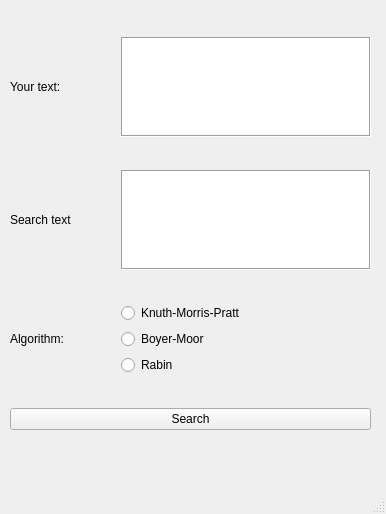
<?xml version="1.0" encoding="UTF-8"?>
<ui version="4.0">
 <class>MainWindow</class>
 <widget class="QMainWindow" name="MainWindow">
  <property name="geometry">
   <rect>
    <x>0</x>
    <y>0</y>
    <width>386</width>
    <height>514</height>
   </rect>
  </property>
  <property name="windowTitle">
   <string>MainWindow</string>
  </property>
  <widget class="QWidget" name="centralwidget">
   <widget class="QWidget" name="layoutWidget">
    <property name="geometry">
     <rect>
      <x>10</x>
      <y>10</y>
      <width>361</width>
      <height>451</height>
     </rect>
    </property>
    <layout class="QVBoxLayout" name="verticalLayout_2">
     <item>
      <layout class="QHBoxLayout" name="horizontalLayout_2">
       <item>
        <widget class="QLabel" name="label_2">
         <property name="minimumSize">
          <size>
           <width>0</width>
           <height>100</height>
          </size>
         </property>
         <property name="maximumSize">
          <size>
           <width>16777215</width>
           <height>100</height>
          </size>
         </property>
         <property name="font">
          <font>
           <pointsize>9</pointsize>
          </font>
         </property>
         <property name="text">
          <string>Your text:</string>
         </property>
        </widget>
       </item>
       <item>
        <widget class="QTextEdit" name="userText">
         <property name="minimumSize">
          <size>
           <width>250</width>
           <height>100</height>
          </size>
         </property>
         <property name="maximumSize">
          <size>
           <width>250</width>
           <height>100</height>
          </size>
         </property>
         <property name="font">
          <font>
           <pointsize>9</pointsize>
          </font>
         </property>
         <property name="locale">
          <locale language="Russian" country="Russia"/>
         </property>
         <property name="frameShape">
          <enum>QFrame::Box</enum>
         </property>
         <property name="html">
          <string>&lt;!DOCTYPE HTML PUBLIC &quot;-//W3C//DTD HTML 4.0//EN&quot; &quot;http://www.w3.org/TR/REC-html40/strict.dtd&quot;&gt;
&lt;html&gt;&lt;head&gt;&lt;meta name=&quot;qrichtext&quot; content=&quot;1&quot; /&gt;&lt;style type=&quot;text/css&quot;&gt;
p, li { white-space: pre-wrap; }
&lt;/style&gt;&lt;/head&gt;&lt;body style=&quot; font-family:'MS Shell Dlg 2'; font-size:9pt; font-weight:400; font-style:normal;&quot;&gt;
&lt;p style=&quot;-qt-paragraph-type:empty; margin-top:0px; margin-bottom:0px; margin-left:0px; margin-right:0px; -qt-block-indent:0; text-indent:0px; font-size:7.8pt;&quot;&gt;&lt;br /&gt;&lt;/p&gt;&lt;/body&gt;&lt;/html&gt;</string>
         </property>
        </widget>
       </item>
      </layout>
     </item>
     <item>
      <layout class="QHBoxLayout" name="horizontalLayout_3">
       <item>
        <widget class="QLabel" name="label_3">
         <property name="minimumSize">
          <size>
           <width>0</width>
           <height>100</height>
          </size>
         </property>
         <property name="maximumSize">
          <size>
           <width>16777215</width>
           <height>100</height>
          </size>
         </property>
         <property name="font">
          <font>
           <pointsize>9</pointsize>
          </font>
         </property>
         <property name="text">
          <string>Search text</string>
         </property>
        </widget>
       </item>
       <item>
        <widget class="QTextEdit" name="searchText">
         <property name="minimumSize">
          <size>
           <width>250</width>
           <height>100</height>
          </size>
         </property>
         <property name="maximumSize">
          <size>
           <width>250</width>
           <height>100</height>
          </size>
         </property>
         <property name="font">
          <font>
           <pointsize>9</pointsize>
          </font>
         </property>
         <property name="frameShape">
          <enum>QFrame::Box</enum>
         </property>
        </widget>
       </item>
      </layout>
     </item>
     <item>
      <layout class="QHBoxLayout" name="horizontalLayout">
       <item>
        <widget class="QLabel" name="label">
         <property name="font">
          <font>
           <pointsize>9</pointsize>
          </font>
         </property>
         <property name="text">
          <string>Algorithm:</string>
         </property>
        </widget>
       </item>
       <item>
        <layout class="QVBoxLayout" name="verticalLayout">
         <item>
          <widget class="QRadioButton" name="searchKMP">
           <property name="minimumSize">
            <size>
             <width>250</width>
             <height>0</height>
            </size>
           </property>
           <property name="maximumSize">
            <size>
             <width>250</width>
             <height>16777215</height>
            </size>
           </property>
           <property name="font">
            <font>
             <pointsize>9</pointsize>
            </font>
           </property>
           <property name="text">
            <string>Knuth-Morris-Pratt</string>
           </property>
          </widget>
         </item>
         <item>
          <widget class="QRadioButton" name="searchBM">
           <property name="font">
            <font>
             <pointsize>9</pointsize>
            </font>
           </property>
           <property name="text">
            <string>Boyer-Moor</string>
           </property>
          </widget>
         </item>
         <item>
          <widget class="QRadioButton" name="searchRab">
           <property name="font">
            <font>
             <pointsize>9</pointsize>
            </font>
           </property>
           <property name="text">
            <string>Rabin</string>
           </property>
          </widget>
         </item>
        </layout>
       </item>
      </layout>
     </item>
     <item>
      <widget class="QPushButton" name="searchButton">
       <property name="font">
        <font>
         <pointsize>9</pointsize>
        </font>
       </property>
       <property name="text">
        <string>Search</string>
       </property>
      </widget>
     </item>
     <item>
      <layout class="QHBoxLayout" name="horizontalLayout_4"/>
     </item>
    </layout>
   </widget>
  </widget>
  <widget class="QMenuBar" name="menubar">
   <property name="geometry">
    <rect>
     <x>0</x>
     <y>0</y>
     <width>386</width>
     <height>26</height>
    </rect>
   </property>
  </widget>
  <widget class="QStatusBar" name="statusbar"/>
 </widget>
 <resources/>
 <connections/>
</ui>
